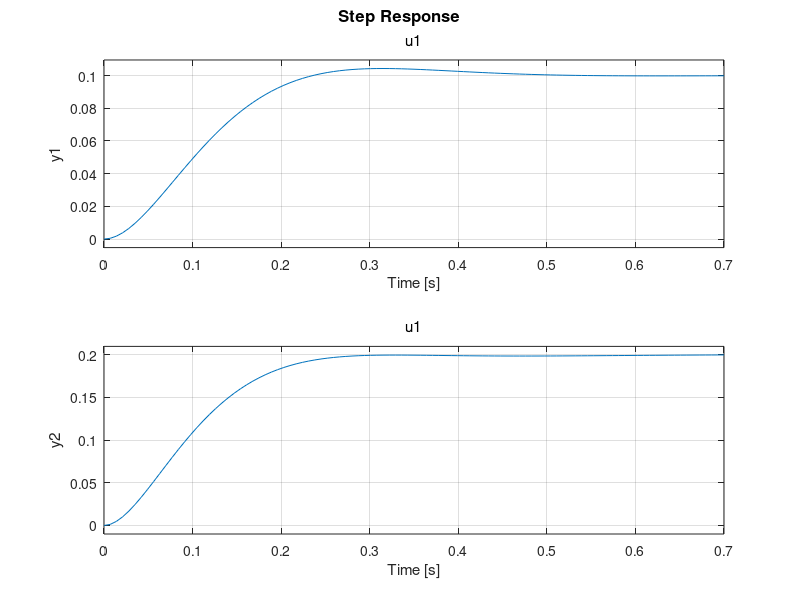

This figure's MATLAB source:
%% Linear Control Systems Homework 5
% * Problem 3
% * Arthor: Xinyi Cai

%% Housekeeping
clc; 
clear all; 

%% Given Values
A = [-10 0 -10 0; 
     0 -1 10 0; 
     0 -1 -1 0; 
     1 0 0 0]; 
B = [20 3; 0 -3; 0 0; 0 0]; 
C = [0 0 1 0; 0 0 0 1]; 
D = zeros(2, 1); 
poles = [-10; -20; 10*(-1+1j); 10*(-1-1j)]; 
yd = [0.1; 0.2]; 

%% State Feedback Controller
K = place(A, B, poles)
r = -inv(C*inv(A-B*K)*B)*yd
sys = ss(A-B*K, B*r, C, D); 

step(sys)